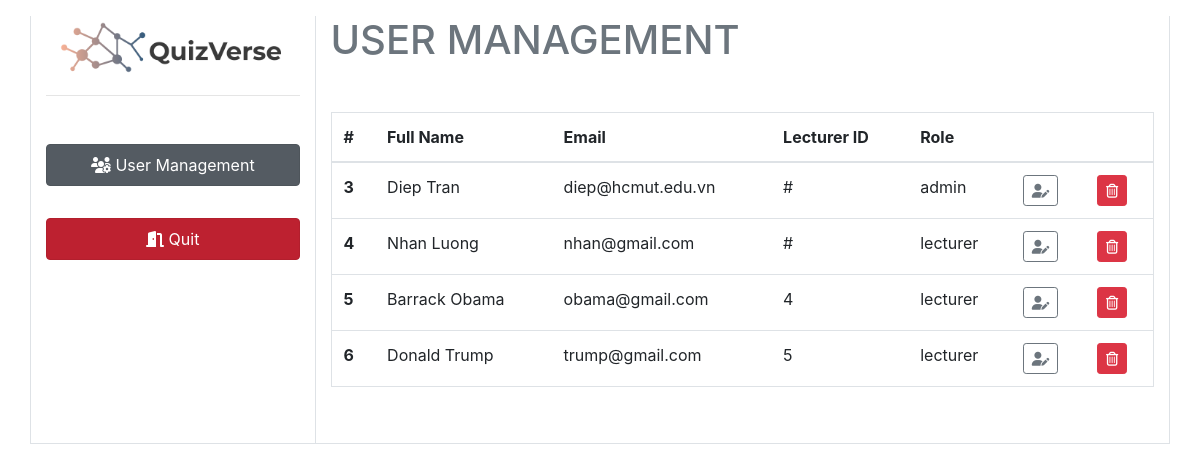
Screenshot of /users/manage (signed in) with the database file from the repository.
### tables this page shows
CREATE TABLE `users` (
  `id` int(11) NOT NULL,
  `fname` varchar(255) NOT NULL,
  `lname` varchar(255) NOT NULL,
  `email` varchar(255) NOT NULL,
  `password` varchar(255) NOT NULL,
  `dob` date NOT NULL,
  `phone` varchar(255) NOT NULL,
  `lid` varchar(255) NOT NULL,
  `faculty` varchar(255) NOT NULL,
  `role` varchar(255) NOT NULL DEFAULT 'lecturer',
  `avatar` varchar(255) NOT NULL
);

### app/controllers/Users.php (called while the page is built, shortened)
<?php
class Users extends Controller
{
    public function __construct()
    {
        $this->userModel = $this->model('User');
    }
    public function manage()
    {
        $users = $this->userModel->getAllUsers();
        $data = [
            'users' => $users
        ];
        $this->view('users/manage', $data);
    }
}

### app/libraries/Core.php (called while the page is built, shortened)
<?php
    class Core {
        protected $currentMethod = 'index';
        public function __construct(){
            $url = $this->getUrl();
            if(file_exists('../app/controllers/' . ucwords($url[0]) . '.php')){
                unset($url[0]);
            }
            $this->currentController = new $this->currentController;
            if (isset($url[1])){
                if(method_exists($this->currentController, $url[1])){
                    $this->currentMethod = $url[1];
                    unset($url[1]);
                }
            }
            $this->params = $url ? array_values($url) : [];
            call_user_func_array([$this->currentController, $this->currentMethod], $this->params);
        }
        public function getUrl(){
            if(isset($_GET['url'])){
                $url = rtrim($_GET['url'], '/');
                $url = filter_var($url, FILTER_SANITIZE_URL);
                $url = explode('/', $url);
                return $url;
            }
        }
    }

### public/index.php (called while the page is built, shortened)
<?php
    $init = new Core;

### app/libraries/Database.php (called while the page is built, shortened)
<?php
class Database
{
    private $host = DB_HOST;
    private $user = DB_USER;
    private $pass = DB_PASS;
    private $dbname = DB_NAME;
    private $dbh;
    private $stmt;
    public function __construct()
    {
        $dsn  = 'mysql:host=' . $this->host . ';dbname=' . $this->dbname;
        $options = array(
            PDO::ATTR_PERSISTENT => true,
            PDO::ATTR_ERRMODE => PDO::ERRMODE_EXCEPTION
        );
        try {
            $this->dbh = new PDO($dsn, $this->user, $this->pass, $options);
        } catch (PDOException $e) {
            $this->error = $e->getMessage();
            echo $this->error;
        }
    }
    public function query($sql)
    {
        $this->stmt = $this->dbh->prepare($sql);
    }
    public function execute()
    {
        return $this->stmt->execute();
    }
    public function resultSet()
    {
        $this->execute();
        return $this->stmt->fetchAll(PDO::FETCH_OBJ);
    }
}

### app/models/User.php (called while the page is built, shortened)
<?php
class User
{
    private $db;
    public function __construct()
    {
        $this->db = new Database;
    }
    public function getUserRole(){
        $this->db->query('SELECT * FROM users WHERE id = '. $_SESSION['user_id']);
        $user = $this->db->single();
        return $user->role;
    }
    public function getAllUsers(){
        $this->db->query('SELECT * FROM users');
        $results = $this->db->resultSet();
        return $results;
    }
}

### app/views/users/manage.php (the view, shortened to what this page needs)
<!DOCTYPE html>
<html lang="en">
<head>
    <link rel="stylesheet" href="https://stackpath.bootstrapcdn.com/bootstrap/4.4.1/css/bootstrap.min.css">
    <link href="https://stackpath.bootstrapcdn.com/font-awesome/4.7.0/css/font-awesome.min.css" rel="stylesheet">
</head>
<body>
    <div class="container-fluid py-3 text-secondary">
        <div class="row">
            <div class="container border-bottom border-right border-left">
                <div class="row">
                    <div class="col-md-3 border-right">
                        <div class="row">
                            <div class="col-md-12">
                                <a href="<?php echo URLROOT; ?>"><img src="<?php echo URLROOT; ?>/img/quizverse2.png" alt="" class="img-fluid"></a>
                            </div>
                        </div>
                        <hr>
                        <div class="row text-secondary">
                            <div class="col-md-12">
                                <ul class="nav flex-column py-3">
                                    <li class="nav-item py-3">
                                        <a class="btn btn-secondary nav-link active" href="<?php echo URLROOT; ?>/users/manage"><i class="fas fa-users-cog"> </i> User Management</a>
                                    </li>
                                    <li class="nav-item py-3">
                                        <a class="btn btn-danger nav-link active" href="<?php echo URLROOT; ?>/users/logout"><i class="fas fa-door-open"></i> Quit</a>
                                    </li>
                                </ul>
                            </div>
                        </div>
                    </div>
                    <div class="col-md-9 text-secondary">
                        <h1>USER MANAGEMENT</h1>
                        <br>
                        <div class="row py-3">
                            <div class="col-md-12">
                                <table class="table border">
                                    <thead>
                                        <tr>
                                            <th scope="col">#</th>
                                            <th scope="col">Full Name</th>
                                            <th scope="col">Email</th>
                                            <th scope="col">Lecturer ID</th>
                                            <th scope="col">Role</th>
                                            <th></th>
                                            <th></th>
                                        </tr>
                                    </thead>
                                    <tbody>
                                        <?php foreach ($data['users'] as $user) { ?>
                                            <tr>
                                                <th scope="row"><?php echo $user->id; ?></th>
                                                <td><?php echo $user->fname . ' ' . $user->lname; ?></td>
                                                <td><?php echo $user->email; ?></td>
                                                <td><?php echo $user->lid; ?></td>
                                                <td><?php echo $user->role; ?></td>
                                                <td><a href="<?php echo URLROOT; ?>/users/adminedit/<?php echo $user->id; ?>" class="btn btn-outline-secondary btn-sm"><i class="fas fa-user-edit"></i></a></td>
                                                <td>
                                                    <form onSubmit="return confirm('Are you sure?');" action="<?php echo URLROOT; ?>/users/delete/<?php echo $user->id; ?>" method="post">
                                                        <button type="submit" class="btn btn-danger btn-sm " onClick={onSubmit}><i class='far fa-trash-alt'></i></button>
                                                    </form>
                                                </td>
                                            </tr>
                                        <?php } ?>
                                    </tbody>
                                </table> <br>
                            </div>
                        </div>
                    </div>
                </div>
            </div>
        </div>
    </div>
</body>
</html>

### rows the page displays
users: id "3", fname "Diep", lname "Tran", email "diep@hcmut.edu.vn", lid "#", role "admin"
users: id "4", fname "Nhan", lname "Luong", email "nhan@gmail.com", lid "#", role "lecturer"
users: id "5", fname "Barrack", lname "Obama", email "obama@gmail.com", lid "4", role "lecturer"
users: id "6", fname "Donald", lname "Trump", email "trump@gmail.com", lid "5", role "lecturer"
